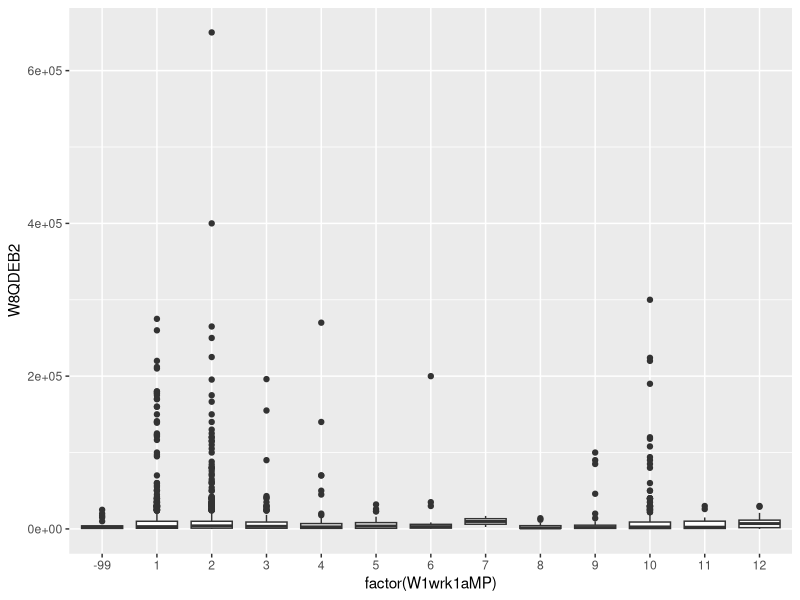
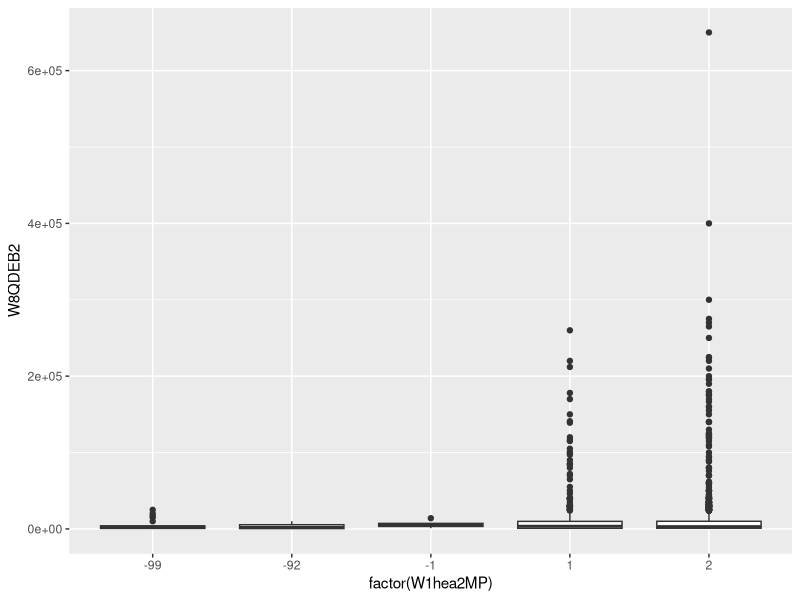
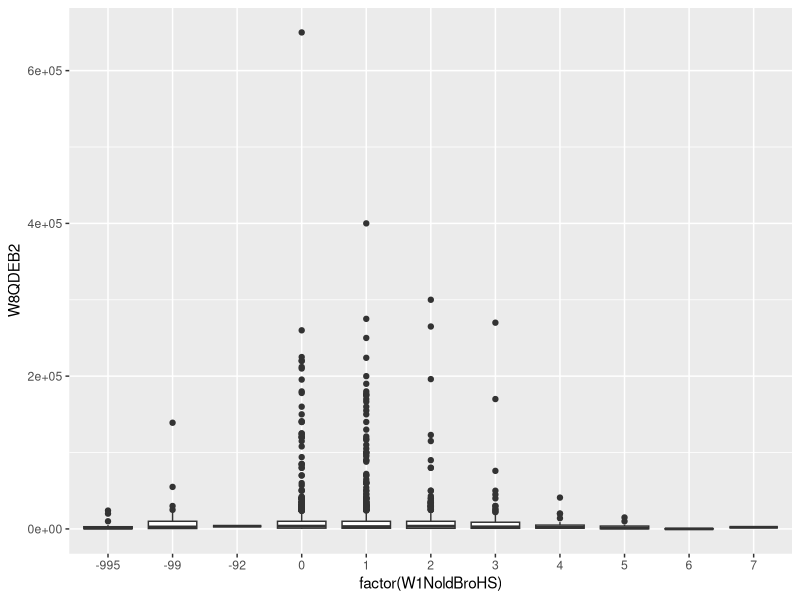
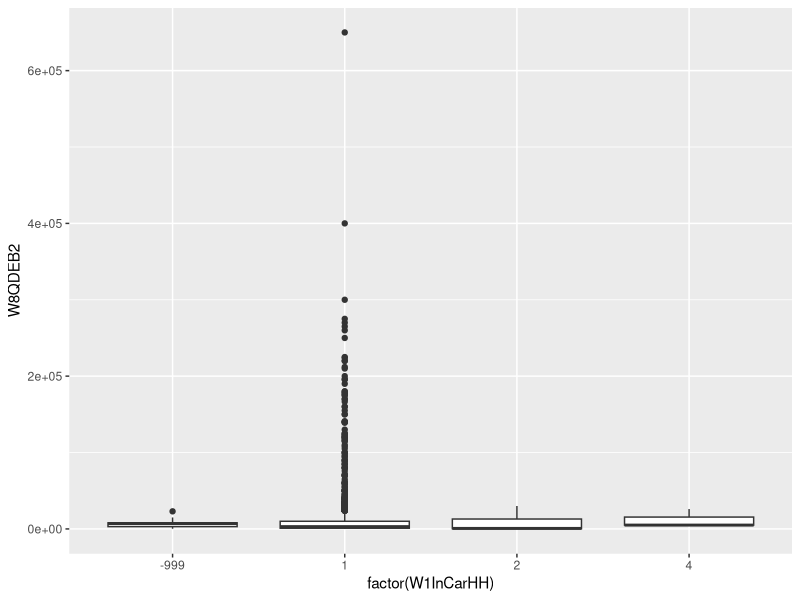
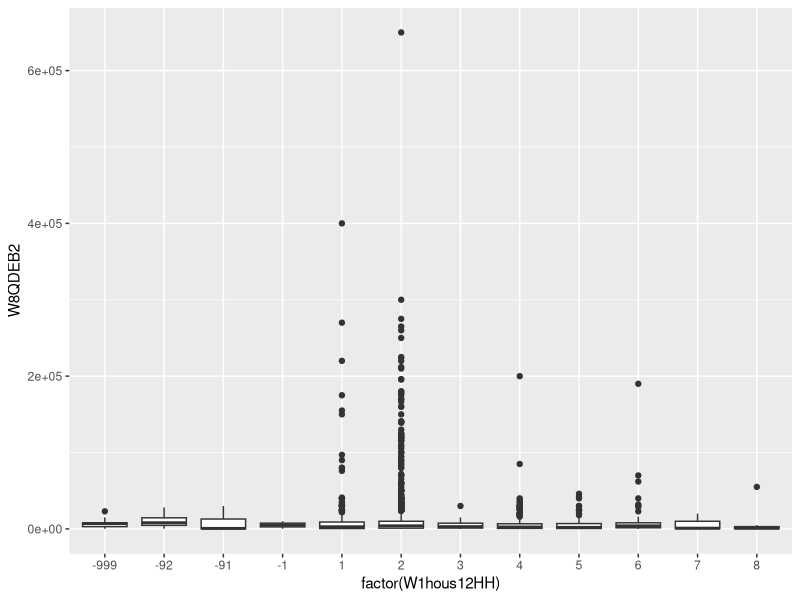
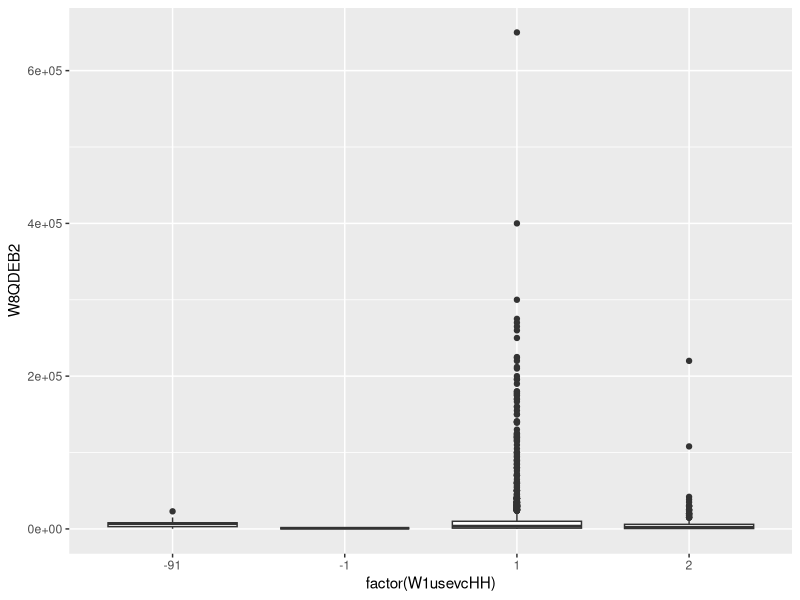
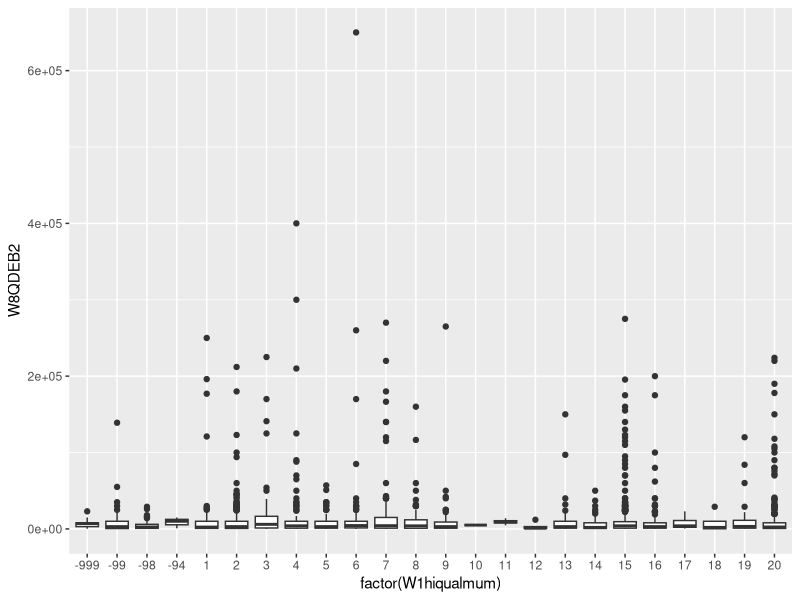
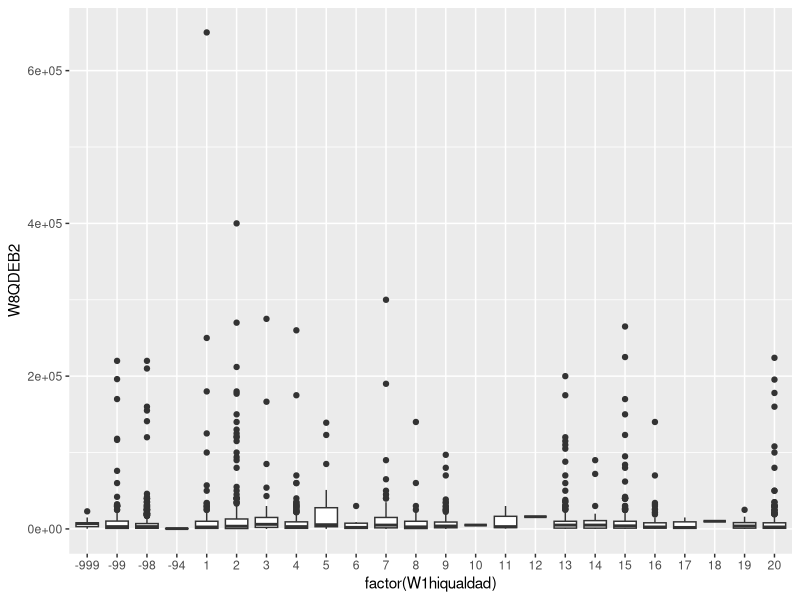

These charts were generated, in order, by the following R code: (Note: this script raises an error after producing the figures.)
## ---- chunk 1
rm(list=ls())
library(arm)
library(ggplot2)
library(dplyr)
library(tidyr)
library(gridExtra)
## ---- chunk 2
data<-read.csv("data/W8QDEB2.csv",header = TRUE, stringsAsFactors=TRUE)
head(data)
summary(data)
dim(data)
## ---- chunk 3
W1wrk1aMP<-ggplot(data=data, aes(x=factor(W1wrk1aMP),y=W8QDEB2)) +
  geom_boxplot()
  
W1wrk1aMP
## ---- chunk 4
W1hea2MP<-ggplot(data=data, aes(x=factor(W1hea2MP),y=W8QDEB2)) +
  geom_boxplot()
  
W1hea2MP
## ---- chunk 5
W1NoldBroHS<-ggplot(data=data, aes(x=factor(W1NoldBroHS),y=W8QDEB2)) +
  geom_boxplot()
  
W1NoldBroHS
## ---- chunk 6
W1InCarHH<-ggplot(data=data, aes(x=factor(W1InCarHH),y=W8QDEB2)) +
  geom_boxplot()
  
W1InCarHH
## ---- chunk 7
W1hous12HH<-ggplot(data=data, aes(x=factor(W1hous12HH),y=W8QDEB2)) +
  geom_boxplot()
  
W1hous12HH
## ---- chunk 8
W1usevcHH<-ggplot(data=data, aes(x=factor(W1usevcHH),y=W8QDEB2)) +
  geom_boxplot()
  
W1usevcHH
## ---- chunk 9
W1hiqualmum<-ggplot(data=data, aes(x=factor(W1hiqualmum),y=W8QDEB2)) +
  geom_boxplot()
  
W1hiqualmum
## ---- chunk 10
W1hiqualdad<-ggplot(data=data, aes(x=factor(W1hiqualdad),y=W8QDEB2)) +
  geom_boxplot()
  
W1hiqualdad
## ---- chunk 11
W1wrkfulldad<-ggplot(data=data, aes(x=factor(W1wrkfulldad),y=W8QDEB2)) +
  geom_boxplot()
  
W1wrkfulldad
## ---- chunk 12
W1wrkfullmum<-ggplot(data=data, aes(x=factor(W1wrkfullmum),y=W8QDEB2)) +
  geom_boxplot()
  
W1wrkfullmum
## ---- chunk 13
W1empsmum<-ggplot(data=data, aes(x=factor(W1empsmum),y=W8QDEB2)) +
  geom_boxplot()
  
W1empsmum
## ---- chunk 14
W1empsdad<-ggplot(data=data, aes(x=factor(W1empsdad),y=W8QDEB2)) +
  geom_boxplot()
  
W1empsdad
## ---- chunk 15
IndSchool<-ggplot(data=data, aes(x=factor(IndSchool),y=W8QDEB2)) +
  geom_boxplot()
  
IndSchool
## ---- chunk 16
W1marstatmum<-ggplot(data=data, aes(x=factor(W1marstatmum),y=W8QDEB2)) +
  geom_boxplot()
  
W1marstatmum
## ---- chunk 17
W1depkids<-ggplot(data=data, aes(x=factor(W1depkids),y=W8QDEB2)) +
  geom_boxplot()
  
W1depkids
## ---- chunk 18
W1famtyp2<-ggplot(data=data, aes(x=factor(W1famtyp2),y=W8QDEB2)) +
  geom_boxplot()
  
W1famtyp2
## ---- chunk 19
W1nssecfam<-ggplot(data=data, aes(x=factor(W1nssecfam),y=W8QDEB2)) +
  geom_boxplot()
  
W1nssecfam
## ---- chunk 20
W1ethgrpYP<-ggplot(data=data, aes(x=factor(W1ethgrpYP),y=W8QDEB2)) +
  geom_boxplot()
  
W1ethgrpYP
## ---- chunk 21
W1heposs9YP<-ggplot(data=data, aes(x=factor(W1heposs9YP),y=W8QDEB2)) +
  geom_boxplot()
  
W1heposs9YP
## ---- chunk 22
W1hwndayYP<-ggplot(data=data, aes(x=factor(W1hwndayYP),y=W8QDEB2)) +
  geom_boxplot()
  
W1hwndayYP
## ---- chunk 23
W1truantYP<-ggplot(data=data, aes(x=factor(W1truantYP),y=W8QDEB2)) +
  geom_boxplot()
  
W1truantYP
## ---- chunk 24
W1alceverYP<-ggplot(data=data, aes(x=factor(W1alceverYP),y=W8QDEB2)) +
  geom_boxplot()
  
W1alceverYP
## ---- chunk 25
W1bulrc<-ggplot(data=data, aes(x=factor(W1bulrc),y=W8QDEB2)) +
  geom_boxplot()
  
W1bulrc
## ---- chunk 26
W1disabYP<-ggplot(data=data, aes(x=factor(W1disabYP),y=W8QDEB2)) +
  geom_boxplot()
  
W1disabYP
## ---- chunk 27
W1GrssyrHH<-ggplot(data, aes(x = W1GrssyrHH, y = W8QDEB2)) + 
  geom_point(alpha=0.5)

W1GrssyrHH
## ---- chunk 28
W1yschat1<-ggplot(data, aes(x = W1yschat1, y = W8QDEB2)) + 
  geom_point(alpha=0.5)

W1yschat1
## ---- chunk 29
percentages <- c()
for (col in names(data)) {
    column <- data[[col]]
    count <- sum(column >= -999 & column <= -1)
    total_values <- length(column)
    percentage <- (count / total_values) * 100
    percentages <- c(percentages, percentage)
}

missing <- data.frame(Column = names(data), Percentage = percentages)
missing
## ---- chunk 30
new.data <- subset(data, W1wrk1aMP>-1 &
                         W1condur5MP>-1 &
                         W1hea2MP>-1&
                         W1NoldBroHS>-1&
                         W1InCarHH>-1&
                         W1hous12HH>-1&
                         W1usevcHH>-1&
                         W1hiqualmum>-1&
                         W1wrkfullmum>-1&
                         W1empsmum>-1&
                         W1marstatmum>-1&
                         W1depkids>-1&
                         W1famtyp2>-1&
                         W1nssecfam>-1&
                         W1ethgrpYP>-1&
                         W1heposs9YP>-1&			
                         W1hwndayYP>-1&			
                         W1truantYP>-1&			
                         W1alceverYP>-1&		
                         W1bulrc>-1&		
                         W1disabYP>-1&		
                         W2disc1YP>-1&			
                         W2depressYP>-1&
                         W4CannTryYP>-1&			
                         W4NamesYP>-1&			
                         W4RacismYP>-1&			
                         W4empsYP>-1&			
                         W5JobYP>-1&			
                         W5EducYP>-1&			
                         W5Apprent1YP>-1&
                         W6JobYP>-1&			
                         W6UnivYP>-1&
                         W6OwnchiDV>-1&
                         W8DMARSTAT>-1&			
                         W8TENURE
                         )
dim(new.data)
## ---- chunk 31
data[, columns_more_than_10_percent] <- lapply(data[, columns_more_than_10_percent], function(x) {
    x[x >= -999 & x <= -1] <- NA
    return(x)
})
## ---- chunk 32
